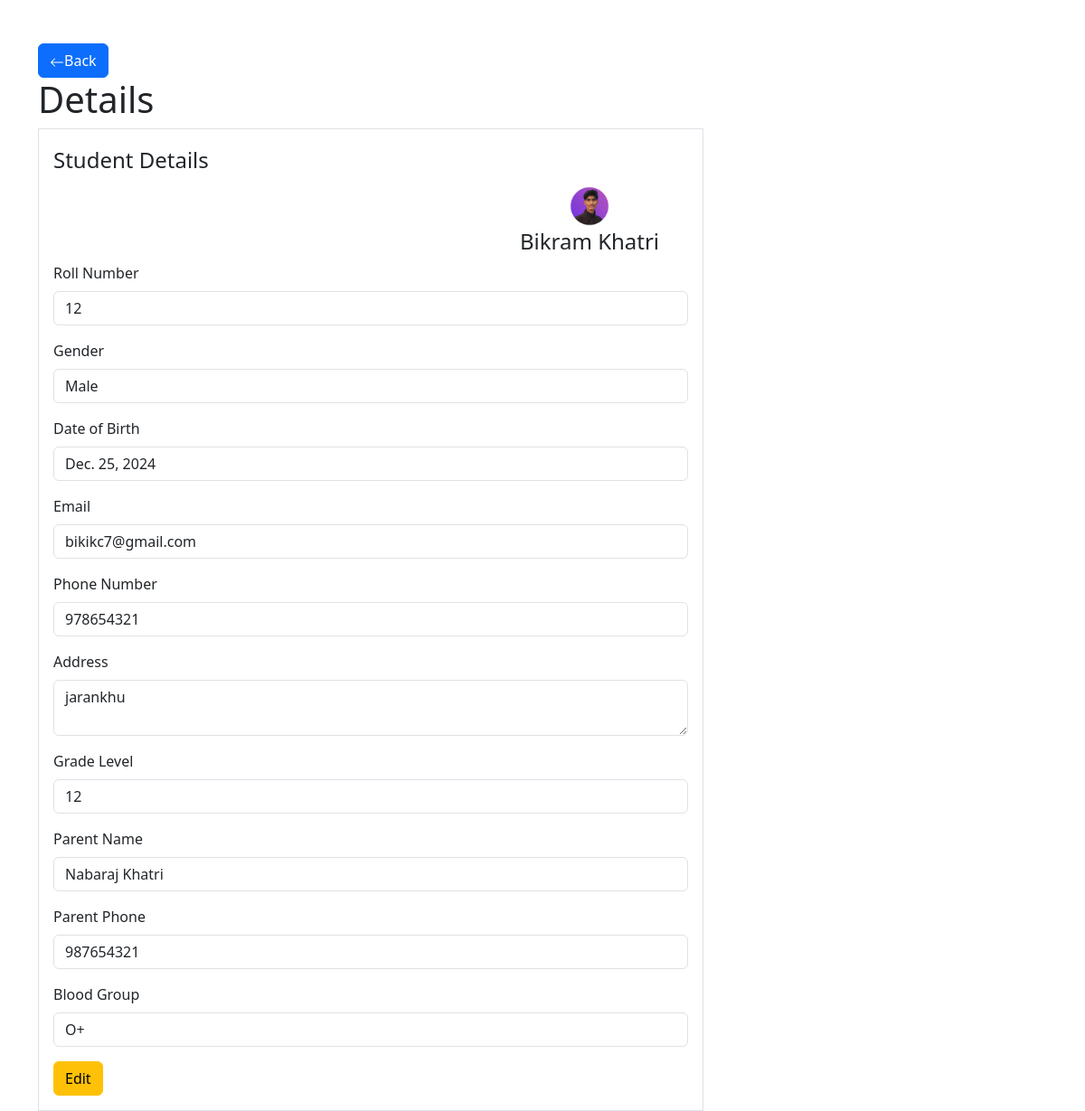
Page /detail/1/ on the committed database.
### students/models.py (models this page shows, shortened)
class Student(models.Model):
    first_name: str = models.CharField(max_length=100)
    last_name: str = models.CharField(max_length=100)
    roll_number: str = models.IntegerField()
    GENDER_CHOICES = [
        ('M', 'Male'),
        ('F', 'Female'),
        ('O', 'Other')
    ]
    gender: str = models.CharField(max_length=1, choices=GENDER_CHOICES)
    date_of_birth: models.DateField = models.DateField()
    email: str = models.EmailField(unique=True)
    phone_number: str = models.CharField(max_length=15)
    address: str = models.TextField()
    enrollment_date: models.DateField = models.DateField(auto_now_add=True)
    is_active: bool = models.BooleanField(default=True)
    grade_level: int = models.IntegerField()
    parent_name: str = models.CharField(max_length=100)
    parent_phone: str = models.CharField(max_length=15)
    blood_group: str = models.CharField(max_length=5)
    photo= models.ImageField(upload_to='student_photos/', blank=True, null=True, editable=True)  # Added photo field
    class Meta:
        ordering = ['last_name', 'first_name']

### students/views.py (the view)
# urls.py: path('detail/<int:id>/', view_detail, name='detail'),
def view_detail(request: HttpRequest, id: int) -> HttpResponse:
    student: Student = Student.objects.get(id=id)
    return render(request, 'view_detail.html', {'student': student})

### students/templates/view_detail.html
{% include 'base.html' %}
{% block content %}
<div class="container mt-5">
    <a class="btn btn-primary" href="{% url 'index' %}" role="button"><svg xmlns="http://www.w3.org/2000/svg" width="16" height="16" fill="currentColor" class="bi bi-arrow-left" viewBox="0 0 16 16">
        <path fill-rule="evenodd" d="M15 8a.5.5 0 0 0-.5-.5H2.707l3.147-3.146a.5.5 0 1 0-.708-.708l-4 4a.5.5 0 0 0 0 .708l4 4a.5.5 0 0 0 .708-.708L2.707 8.5H14.5A.5.5 0 0 0 15 8"/>
      </svg>Back</a>
    <h1>Details</h1>
    <div class="row">
        <div class="col-md-8">
            <fieldset class="border p-3">
                <legend class="w-auto">Student Details</legend>
                <div class="row">
                    <div class="col-md-8">
                    </div>
                    {% load static %}
                    <div class="col-md-4 text-center">
                        {% if student.photo %}
                        <img src="{{ student.photo.url }}" alt="{{ student.first_name }} {{ student.last_name }}" class="img-fluid" style="width: 50px; height: auto;">
                        {% else %}
                        <img src="{% static 'image/blank.jpg' %}" alt="Default Photo" class="img-fluid" style="width: 50px; height: auto;">
                        {% endif %}
                        <h4>{{ student.first_name }} {{ student.last_name }}</h4>
                    </div>
            </div>
                <div class="mb-3">
                    <label for="roll_number" class="form-label">Roll Number</label>
                    <input type="text" class="form-control" id="roll_number" value="{{ student.roll_number }}" readonly>
                </div>
                <div class="mb-3">
                    <label for="gender" class="form-label">Gender</label>
                    <input type="text" class="form-control" id="gender" value="{{ student.get_gender_display }}" readonly>
                </div>
                <div class="mb-3">
                    <label for="date_of_birth" class="form-label">Date of Birth</label>
                    <input type="text" class="form-control" id="date_of_birth" value="{{ student.date_of_birth }}" readonly>
                </div>
                <div class="mb-3">
                    <label for="email" class="form-label">Email</label>
                    <input type="text" class="form-control" id="email" value="{{ student.email }}" readonly>
                </div>
                <div class="mb-3">
                    <label for="phone_number" class="form-label">Phone Number</label>
                    <input type="text" class="form-control" id="phone_number" value="{{ student.phone_number }}" readonly>
                </div>
                <div class="mb-3">
                    <label for="address" class="form-label">Address</label>
                    <textarea class="form-control" id="address" readonly>{{ student.address }}</textarea>
                </div>
                <div class="mb-3">
                    <label for="grade_level" class="form-label">Grade Level</label>
                    <input type="text" class="form-control" id="grade_level" value="{{ student.grade_level }}" readonly>
                </div>
                <div class="mb-3">
                    <label for="parent_name" class="form-label">Parent Name</label>
                    <input type="text" class="form-control" id="parent_name" value="{{ student.parent_name }}" readonly>
                </div>
                <div class="mb-3">
                    <label for="parent_phone" class="form-label">Parent Phone</label>
                    <input type="text" class="form-control" id="parent_phone" value="{{ student.parent_phone }}" readonly>
                </div>
                <div class="mb-3">
                    <label for="blood_group" class="form-label">Blood Group</label>
                    <input type="text" class="form-control" id="blood_group" value="{{ student.blood_group }}" readonly>
                </div>
                <a href="{% url 'edit_student' student.id %}" class="btn btn-warning">Edit</a>
            </fieldset>
        </div>
    </div>
</div>
{% endblock %}

### students/templates/base.html (shortened to what this page needs)
<!DOCTYPE html>
<html lang="en">
<head>
    <link href="https://cdn.jsdelivr.net/npm/bootstrap@5.3.3/dist/css/bootstrap.min.css" rel="stylesheet">
</head>
<body>
</body>
</html>

### rows in the picture
Student: photo (picture), first_name "Bikram", last_name "Khatri", roll_number "12", gender "Male", date_of_birth "Dec. 25, 2024", email "bikikc7@gmail.com", phone_number "978654321", address "jarankhu", grade_level "12", parent_name "Nabaraj Khatri", parent_phone "987654321", blood_group "O+"
